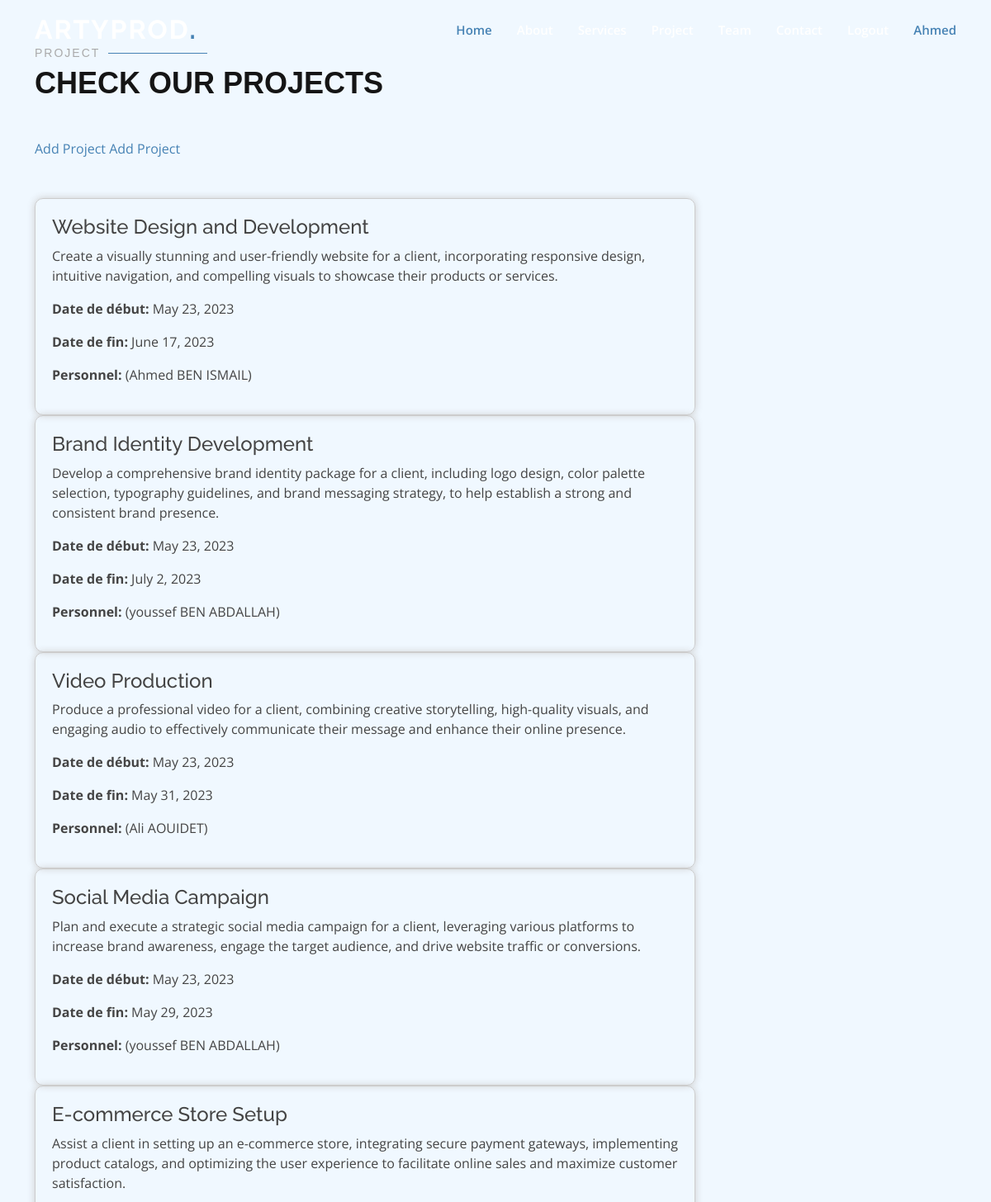
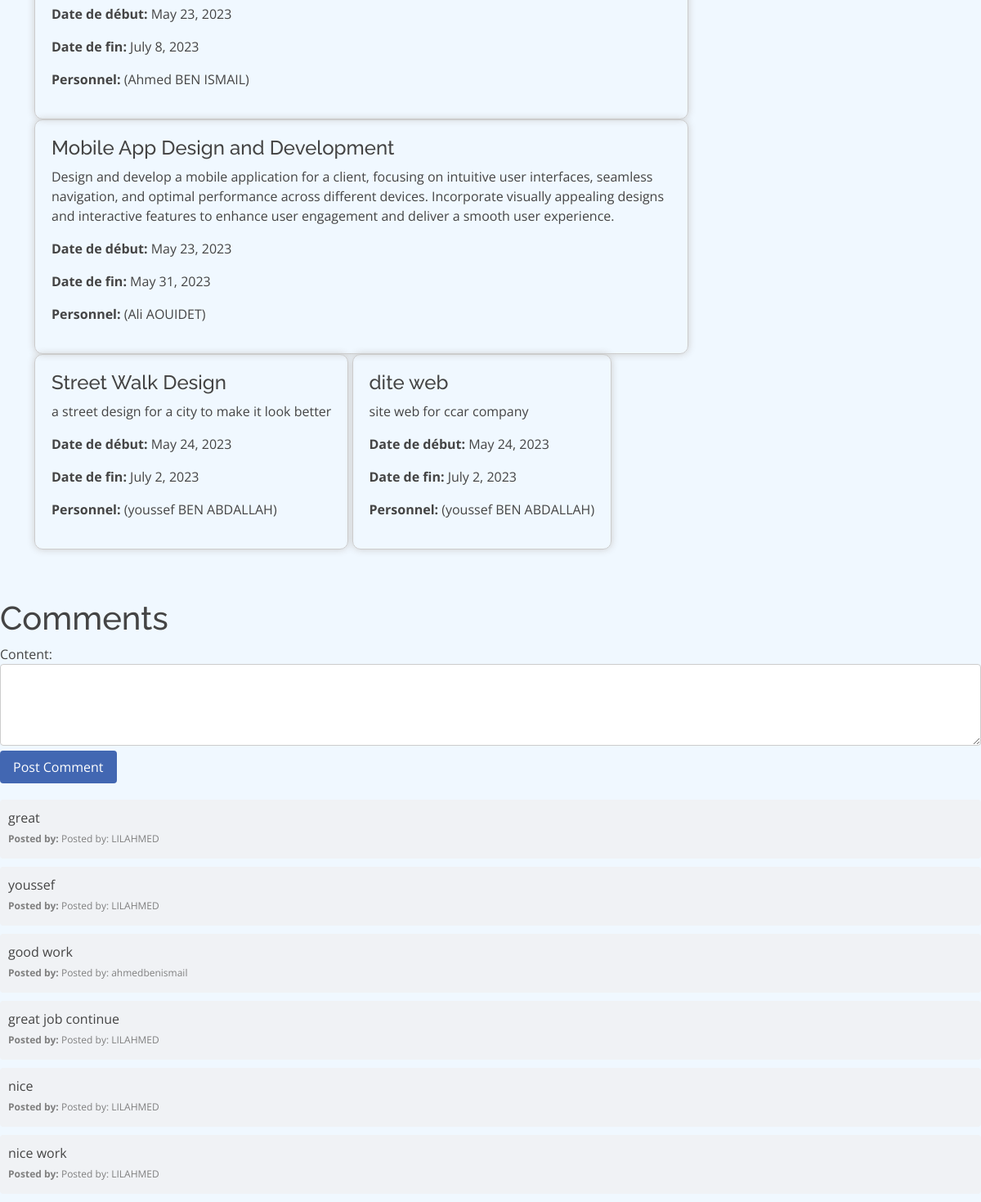
Page /addcomment/ (signed in) on the committed database (2 pictures, top to bottom).
### users/models.py (models this page shows, shortened)
class Projett(models.Model):
    libell = models.CharField(max_length=255)
    description = models.CharField(max_length=1000)
    date_debut = models.DateField(null=True, default=date.today)
    date_fin = models.DateField(null=True, blank=True)
    achevé = models.CharField(max_length=1, default='N', choices=[('N','non'),('O','oui')])
    equipe = models.ForeignKey('Equipe', on_delete=models.CASCADE)
    user_id = models.IntegerField(default=0)
    created_by_admin = models.BooleanField(default=False)

class Equipe(models.Model):
    personne = models.ManyToManyField('Personnell')
    def __str__(self):
        membres_str = ", ".join(self.personne.values_list('nom', flat=True))
        return f"({membres_str})"

class Commentaire(models.Model):
    user = models.ForeignKey(User, on_delete=models.CASCADE)
    content = models.TextField()

### users/views.py (the view)
# urls.py: path('addcomment/', addcomment, name='addcomment'),
def addcomment(request):
    if request.method == "POST":
        form = CommentaireForm(request.POST)
        if form.is_valid():
            comment = form.save(commit=False)
            comment.user =request.user
            comment.save()
            return redirect('addcomment')
    else:
        form = CommentaireForm()
    projetts = Projett.objects.all()
    comments = Commentaire.objects.all()
    context = {'form': form, 'projetts': projetts, 'comments': comments}
    return render(request, 'agence/comment.html', context)

### users/forms.py
class CommentaireForm(ModelForm):
    class Meta :
        model = Commentaire
        fields =  ["content"]

### users/templates/agence/comment.html (shortened to what this page needs)
{% extends 'users/base.html' %}
{% block content %}
{% load static %}
<section id="portfolio" class="portfolio">
    <div class="container" data-aos="fade-up">
      <div class="section-title">
        <h2>Project</h2>
        <p>Check our Projects</p>
      </div>
      <div class="sma">
        <a href="{% url 'addprojet' %}">Add Project</a>
        <a href="{% url 'addcomment' %}">Add Project</a>
    </div>
    <br>
    <br>
    {% for projet in projetts %}
        <div class="projett-container">
            <h4>{{ projet.libell }}</h4>
            <p>{{ projet.description }}</p>
            {% if projet.date_debut %}
                <p><strong>Date de début:</strong> {{ projet.date_debut }}</p>
            {% endif %}
            {% if projet.date_fin %}
                <p><strong>Date de fin:</strong> {{ projet.date_fin }}</p>
            {% endif %}
            <p><strong>Personnel:</strong> {{ projet.equipe }}</p>
        </div>
    {% endfor %}
    </div>
  </section>
<h1>Comments</h1>
<form method="post" action="{% url 'addcomment' %}" class="comment-form">
    {{form}}
    <input type="submit" value="Post Comment">
</form>
<div id="comments-container">
    {% for comment in comments %}
        <div class="comment">
            <p>{{ comment.content }}</p>
            <p>Posted by: {{ comment.user.username }}</p>
        </div>
    {% empty %}
        <p>No comments yet.</p>
    {% endfor %}
</div>
{% endblock %}

### users/templates/users/base.html (shortened to what this page needs)
<!DOCTYPE html>
<html lang="en">
<head>
  {% load static %}
  <link href="{% static 'vendor/aos/aos.css' %}" rel="stylesheet">
  <link href="{% static 'vendor/bootstrap/css/bootstrap.min.css' %}" rel="stylesheet">
  <link href="{% static 'vendor/bootstrap-icons/bootstrap-icons.css' %}" rel="stylesheet">
  <link href="{% static 'vendor/boxicons/css/boxicons.min.css' %}" rel="stylesheet">
  <link href="{% static 'vendor/glightbox/css/glightbox.min.css' %}" rel="stylesheet">
  <link href="{% static 'vendor/remixicon/remixicon.css' %}" rel="stylesheet">
  <link href="{% static 'vendor/swiper/swiper-bundle.min.css' %}" rel="stylesheet">
  <link href="{% static 'css/style.css' %}" rel="stylesheet">
</head>
<body>
  <header id="header" class="fixed-top ">
    <div class="container d-flex align-items-center justify-content-lg-between">
      <h1 class="logo me-auto me-lg-0"><a href="index.html">ArtyProd<span>.</span></a></h1>
      <nav id="navbar" class="navbar order-last order-lg-0">
        <ul>
          {% if user.is_authenticated %}
          <li><a class="nav-link scrollto active" href="{% url 'users-home' %}" href="#hero">Home</a></li>
          <li><a class="nav-link scrollto"  href="#about">About</a></li>
          <li><a class="nav-link scrollto" href="#services">Services</a></li>
          <li><a class="nav-link scrollto " href="{% url 'addprojet' %}" href="#portfolio">Project</a></li>
          <li><a class="nav-link scrollto"  href="#team">Team</a></li>
          <li><a class="nav-link scrollto" href="{% url 'addcontact' %}">Contact</a></li>
          <li><a class="nav-link scrollto" href="{% url 'logout' %}">Logout</a></li>
          <li><a class="nav-link scrollto active" >{{user.first_name.title}}</a></li>
            {% endif %}
        </ul>
      </nav>
    </div>
  </header>
  {% block content %}{% endblock %}
</body>
</html>

### assets/css/style.css (style rules this page uses)
body { font-family: "Open Sans", sans-serif; color: #444444; }
a { color: #4682B4; text-decoration: none; }
h1, h2, h3, h4, h5, h6 { font-family: "Raleway", sans-serif; }
#header { transition: all 0.5s; z-index: 997; padding: 15px 0; }
#header .logo { font-size: 32px; margin: 0; padding: 0; line-height: 1; font-weight: 700; letter-spacing: 2px; text-transform: uppercase; }
#header .logo a { color: #fff; }
#header .logo a span { color: #4682B4; }
.navbar { padding: 0; }
.navbar ul { margin: 0; padding: 0; display: flex; list-style: none; align-items: center; }
.navbar li { position: relative; }
.navbar a, .navbar a:focus { display: flex; align-items: center; justify-content: space-between; padding: 10px 0 10px 30px; font-size: 15px; font-weight: 600; color: #fff; white-space: nowrap; transition: 0.3s; }
.navbar a:hover, .navbar .active, .navbar .active:focus, .navbar li:hover>a { color: #4682B4; }
section { padding: 60px 0; overflow: hidden; }
.section-title { padding-bottom: 40px; }
.section-title h2 { font-size: 14px; font-weight: 500; padding: 0; line-height: 1px; margin: 0 0 5px 0; letter-spacing: 2px; text-transform: uppercase; color: #aaaaaa; font-family: "Poppins", sans-serif; }
.section-title h2::after { content: ""; width: 120px; height: 1px; display: inline-block; background: #4682B4; margin: 4px 10px; }
.section-title p { margin: 0; margin: 0; font-size: 36px; font-weight: 700; text-transform: uppercase; font-family: "Poppins", sans-serif; color: #151515; }

### users/templates/agence/comment.html (style rules this page uses)
body { background-color:#F0F8FF; }
#comments-container { margin-top: 20px; }
.comment-form { margin-bottom: 20px; }
.comment-form textarea { width: 100%; height: 100px; padding: 10px; border: 1px solid #ccc; border-radius: 4px; resize: vertical; }
.comment-form input[type="submit"] { background-color: #4267b2; color: #fff; border: none; padding: 8px 16px; border-radius: 4px; cursor: pointer; }
.comment { background-color: #f0f2f5; padding: 10px; border-radius: 4px; margin-bottom: 10px; }
.comment p { margin-bottom: 5px; }
.comment p:last-child { font-size: 12px; color: #808080; }
.comment p:last-child:before { content: "Posted by: "; font-weight: bold; }
.projett-container { display: inline-block; margin: 0 auto; max-width: 800px; padding: 20px; border: 1px solid #ccc; border-radius: 10px; box-shadow: 0 0 10px #ccc; transition: all 0.3s ease; }

### rows in the picture
Projett: libell "Website Design and Development", description "Create a visually stunning and user-friendly website for a client, incorporating responsive design, intuitive navigation, and compelling visuals to showcase their products or services.", date_debut "May 23, 2023", date_fin "June 17, 2023", equipe "(Ahmed BEN ISMAIL)"
Projett: libell "Brand Identity Development", description "Develop a comprehensive brand identity package for a client, including logo design, color palette selection, typography guidelines, and brand messaging strategy, to help establish a strong and consistent brand presence.", date_debut "May 23, 2023", date_fin "July 2, 2023", equipe "(youssef BEN ABDALLAH)"
Projett: libell "Video Production", description "Produce a professional video for a client, combining creative storytelling, high-quality visuals, and engaging audio to effectively communicate their message and enhance their online presence.", date_debut "May 23, 2023", date_fin "May 31, 2023", equipe "(Ali AOUIDET)"
Projett: libell "Social Media Campaign", description "Plan and execute a strategic social media campaign for a client, leveraging various platforms to increase brand awareness, engage the target audience, and drive website traffic or conversions.", date_debut "May 23, 2023", date_fin "May 29, 2023", equipe "(youssef BEN ABDALLAH)"
Projett: libell "E-commerce Store Setup", description "Assist a client in setting up an e-commerce store, integrating secure payment gateways, implementing product catalogs, and optimizing the user experience to facilitate online sales and maximize customer satisfaction.", date_debut "May 23, 2023", date_fin "July 8, 2023", equipe "(Ahmed BEN ISMAIL)"
Projett: libell "Mobile App Design and Development", description "Design and develop a mobile application for a client, focusing on intuitive user interfaces, seamless navigation, and optimal performance across different devices. Incorporate visually appealing designs and interactive features to enhance user engagement and deliver a smooth user experience.", date_debut "May 23, 2023", date_fin "May 31, 2023", equipe "(Ali AOUIDET)"
Projett: libell "Street Walk Design", description "a street design for a city to make it look better", date_debut "May 24, 2023", date_fin "July 2, 2023", equipe "(youssef BEN ABDALLAH)"
Projett: libell "dite web", description "site web for ccar company", date_debut "May 24, 2023", date_fin "July 2, 2023", equipe "(youssef BEN ABDALLAH)"
Commentaire: content "great", user.username "LILAHMED"
Commentaire: content "youssef", user.username "LILAHMED"
Commentaire: content "good work", user.username "ahmedbenismail"
Commentaire: content "great job continue", user.username "LILAHMED"
Commentaire: content "nice", user.username "LILAHMED"
Commentaire: content "nice work", user.username "LILAHMED"

### other values in the picture
{{ user.first_name.title }} "Ahmed"
